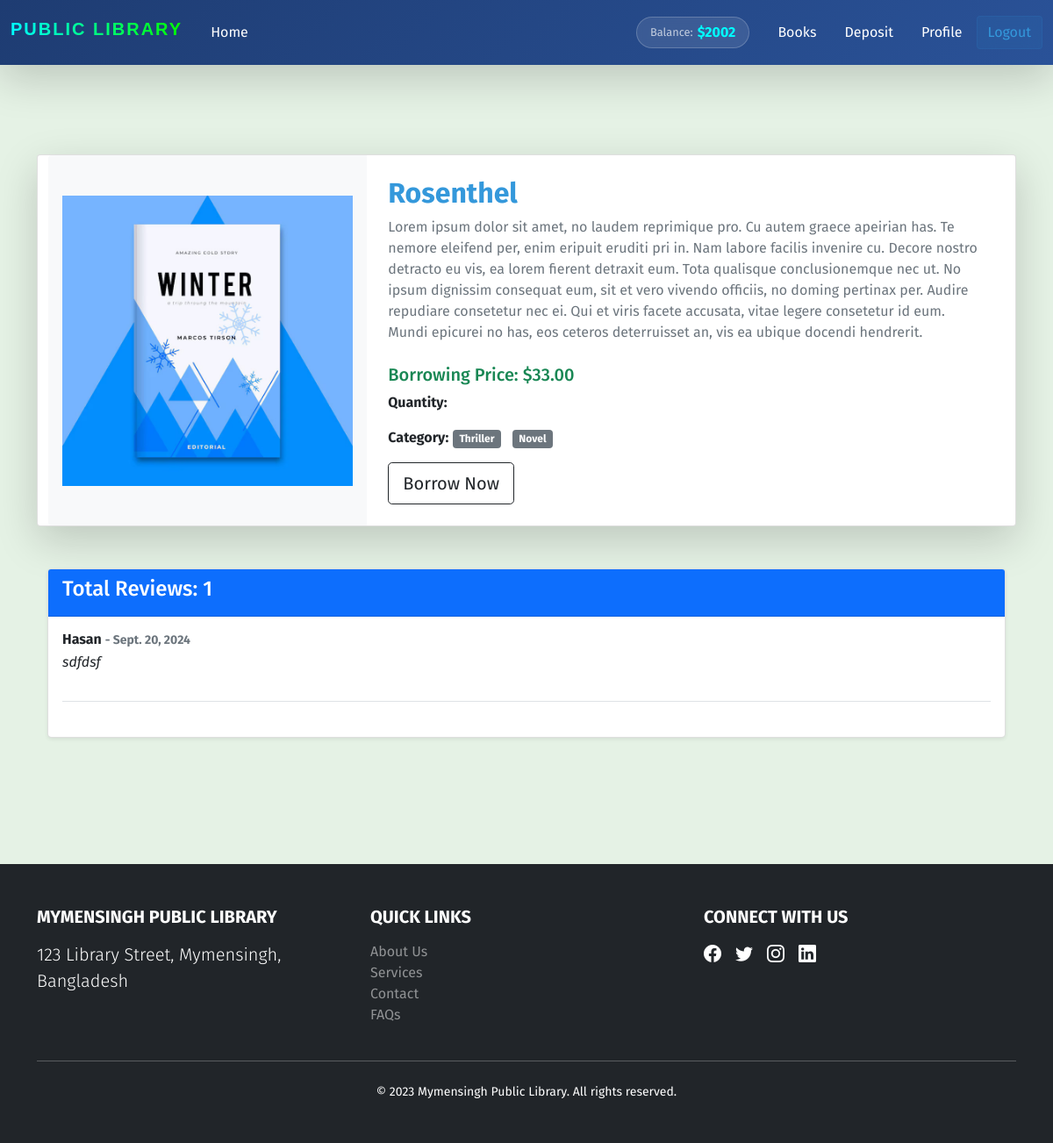
The page /books/2/ (signed in) on the database its author committed.
### wallet/models.py (models this page shows, shortened)
class UserWallet(models.Model):
    user = models.OneToOneField(User, related_name="wallet", on_delete=models.CASCADE)
    balance = models.IntegerField(default=0)
    amount = models.IntegerField(null=True)

### books/models.py (models this page shows, shortened)
class Books(models.Model):
    title = models.CharField(max_length=255)
    description = models.TextField()
    image = models.ImageField(upload_to="book_images/")
    borrowing_price = models.DecimalField(max_digits=10, decimal_places=2)
    category = models.ManyToManyField(BookCategory, related_name="category")

class BookCategory(models.Model):
    category_name = models.CharField(max_length=50)
    slug = models.SlugField(max_length=100, unique=True, null=True, blank=True)

class BookReview(models.Model):
    book = models.ForeignKey(Books, on_delete=models.CASCADE, related_name="review")
    name = models.CharField(max_length=50)
    body = models.TextField()
    createdAt = models.DateField(auto_now_add=True)

### books/views.py (the view, shortened to what this page needs)
# urls.py: path("<int:id>/", BookDetailsView.as_view(), name="book_details"),
class BookDetailsView(LoginRequiredMixin, DetailView):
    model = Books
    pk_url_kwarg = "id"
    template_name = "book.html"
    context_object_name = "book"
    def get_context_data(self, **kwargs):
        context = super().get_context_data(**kwargs)
        book = self.object
        reviews = book.review.all()
        review_form = ReviewForm()
        exists = BorrowBook.objects.filter(
            book=book, borrower=self.request.user
        ).exists()
        context["reviews"] = reviews
        if exists:
            context["review_form"] = review_form
        else:
            context["review_form"] = None
        return context

### books/templates/book.html (shortened to what this page needs)
{% extends "base.html" %} {% block content %} {% load crispy_forms_tags %}
<div class="card my-5 container shadow-lg rounded-4">
  <div class="row g-0">
    <div
      class="col-md-4 d-flex align-items-center justify-content-center bg-light rounded-start"
    >
      <img
        src="{{ book.image.url }}"
        class="img-fluid rounded p-3"
        alt="Book Image"
      />
    </div>
    <div class="col-md-8">
      <div class="card-body p-4">
        <h2 class="card-title text-primary fw-bold">{{ book.title }}</h2>
        <p class="card-text text-muted mb-4">{{ book.description }}</p>
        <h5 class="text-success fw-semibold">
          Borrowing Price: ${{ book.borrowing_price }}
        </h5>
        <p class="card-text"><strong>Quantity:</strong> {{ car.quantity }}</p>
        <div class="mb-3">
          <strong>Category:</strong>
          {% for cat in book.category.all %}
          <span class="badge bg-secondary me-2">{{ cat.category_name }}</span>
          {% endfor %}
        </div>
        {% if user.is_authenticated %}
        <form
          action="{% url 'borrow_book' book.id %}"
          class="d-inline-block"
          method="post"
        >
          <button type="submit" class="btn btn-outline-dark btn-lg">
            Borrow Now
          </button>
        </form>
        {% endif %}
      </div>
    </div>
  </div>
</div>
<div class="container my-5">
  <div class="card shadow-sm rounded-3">
    <div class="card-header bg-primary text-white">
      <h4>Total Reviews: {{ reviews | length }}</h4>
    </div>
    <div class="card-body">
      {% for review in reviews %}
      <div class="mb-4 border-bottom pb-3">
        <h6 class="fw-bold mb-1">
          {{ review.name }}
          <span class="text-muted small">- {{ review.createdAt }}</span>
        </h6>
        <p class="fst-italic">{{ review.body }}</p>
      </div>
      {% endfor %}
    </div>
  </div>
</div>
{% endblock content %}

### core/templates/base.html (shortened to what this page needs)
{% load static %}
<!DOCTYPE html>
<html lang="en">
  <head>
    <link
      href="https://cdn.jsdelivr.net/npm/bootstrap@5.0.2/dist/css/bootstrap.min.css"
      rel="stylesheet"
    />
    <link
      href="https://cdn.jsdelivr.net/npm/bootstrap-icons/font/bootstrap-icons.css"
      rel="stylesheet"
    />
    <link rel="stylesheet" href="{% static 'styles.css' %}" />
    <link
      rel="stylesheet"
      href="https://cdnjs.cloudflare.com/ajax/libs/aos/2.3.4/aos.css"
    />
    <link
      rel="stylesheet"
      href="https://cdn.jsdelivr.net/npm/bootstrap-icons@1.10.5/font/bootstrap-icons.css"
    />
  </head>
  <body style="background: rgba(0, 128, 0, 0.1)">
    <nav
      class="navbar navbar-expand-lg fixed-top navbar-dark py-3 shadow-lg mb-5 futuristic-nav"
    >
      <div class="container-fluid">
        <a
          class="navbar-brand text-white h3 fw-bold me-4"
          href="{% url 'home' %}"
        >
          <span class="futuristic-text">Public Library</span>
        </a>
        <div class="collapse navbar-collapse" id="navbarContent">
          <ul class="navbar-nav me-auto mb-2 mb-lg-0">
            <li class="nav-item">
              <a href="{% url 'home' %}" class="nav-link active futuristic-link"
                >Home</a
              >
            </li>
          </ul>
          <div class="d-flex align-items-center">
            {% if user.is_authenticated %}
            <div class="balance-chip me-3">
              <span class="balance-label">Balance:</span>
              <span class="balance-amount">${{user.wallet.balance}}</span>
            </div>
            <a
              href="{% url 'collection' %}"
              class="nav-link active futuristic-link text-white"
              >Books</a
            >
            <a
              href="{% url 'deposit' %}"
              class="nav-link active futuristic-link text-white"
              >Deposit</a
            >
            <a
              href="{% url 'profile' %}"
              class="nav-link active futuristic-link text-white"
              >Profile</a
            >
            <form
              action="{% url 'logout' %}"
              method="post"
              class="d-inline-block"
            >
              <button
                class="btn btn-outline-light futuristic-btn"
                type="submit"
              >
                Logout
              </button>
            </form>
            {% endif %}
          </div>
        </div>
      </div>
    </nav>
    <div class="container flex justify-content-center align-items-center">
      <div class="py-5">{% block content %} {% endblock %}</div>
    </div>
    <footer class="bg-dark text-white py-5 mt-5">
      <div class="container">
        <div class="row">
          <div class="col-md-4 mb-4 mb-md-0">
            <h5 class="text-uppercase fw-bold mb-3">
              Mymensingh Public Library
            </h5>
            <p class="lead mb-0">123 Library Street, Mymensingh, Bangladesh</p>
          </div>
          <div class="col-md-4 mb-4 mb-md-0">
            <h5 class="text-uppercase fw-bold mb-3">Quick Links</h5>
            <ul class="list-unstyled">
              <li>
                <a
                  href="#"
                  class="text-white-50 text-decoration-none footer-hover-link"
                  >About Us</a
                >
              </li>
              <li>
                <a
                  href="#"
                  class="text-white-50 text-decoration-none footer-hover-link"
                  >Services</a
                >
              </li>
              <li>
                <a
                  href="#"
                  class="text-white-50 text-decoration-none footer-hover-link"
                  >Contact</a
                >
              </li>
              <li>
                <a
                  href="#"
                  class="text-white-50 text-decoration-none footer-hover-link"
                  >FAQs</a
                >
              </li>
            </ul>
          </div>
          <div class="col-md-4">
            <h5 class="text-uppercase fw-bold mb-3">Connect With Us</h5>
            <div class="d-flex">
              <a href="#" class="text-white footer-social-icon me-3"
                ><i class="bi bi-facebook"></i
              ></a>
              <a href="#" class="text-white footer-social-icon me-3"
                ><i class="bi bi-twitter"></i
              ></a>
              <a href="#" class="text-white footer-social-icon me-3"
                ><i class="bi bi-instagram"></i
              ></a>
              <a href="#" class="text-white footer-social-icon"
                ><i class="bi bi-linkedin"></i
              ></a>
            </div>
          </div>
        </div>
        <hr class="my-4" />
        <div class="text-center">
          <p class="small mb-0">
            &copy; 2023 Mymensingh Public Library. All rights reserved.
          </p>
        </div>
      </div>
    </footer>
  </body>
</html>

### core/static/styles.css (style rules this page uses)
body { padding-top: 80px; background-color: #f8f9fa; font-family: "Fira Sans", sans-serif; }
.card { transition: transform 0.3s; }
.futuristic-nav { background: linear-gradient(135deg, #1e3c72 0%, #2a5298 100%); backdrop-filter: blur(10px); -webkit-backdrop-filter: blur(10px); }
.futuristic-text { font-family: "Orbitron", sans-serif; letter-spacing: 2px; text-transform: uppercase; background: linear-gradient(to right, #00ffff, #00ff00); -webkit-background-clip: text; -webkit-text-fill-color: transparent; }
.futuristic-link { position: relative; overflow: hidden; }
.futuristic-link::after { content: ""; position: absolute; bottom: 0; left: 0; width: 100%; height: 2px; background-color: #00ffff; transform: scaleX(0); transition: transform 0.3s ease; }
.futuristic-btn { border: 1px solid rgba(255, 255, 255, 0.2); background-color: rgba(255, 255, 255, 0.1); backdrop-filter: blur(5px); -webkit-backdrop-filter: blur(5px); transition: all 0.3s ease; }
.balance-chip { background: rgba(255, 255, 255, 0.1); border-radius: 20px; padding: 5px 15px; display: flex; align-items: center; backdrop-filter: blur(5px); -webkit-backdrop-filter: blur(5px); border: 1px solid rgba(255, 255, 255, 0.2); }
.balance-label { font-size: 0.8rem; color: rgba(255, 255, 255, 0.7); margin-right: 5px; }
.balance-amount { font-weight: bold; color: #00ffff; }
.futuristic-btn { background: rgba(52, 152, 219, 0.1); backdrop-filter: blur(10px); border: 1px solid rgba(52, 152, 219, 0.1); color: #3498db; }
.text-primary { color: #3498db !important; }
.footer-hover-link { transition: color 0.3s ease, opacity 0.3s ease; }
.footer-social-icon { font-size: 1.25rem; transition: transform 0.3s ease, color 0.3s ease; }

### rows shown on the page
Books: image (picture), title "Rosenthel", description "Lorem ipsum dolor sit amet, no laudem reprimique pro. Cu autem graece apeirian has. Te nemore eleifend per, enim eripuit eruditi pri in. Nam labore facilis invenire cu. Decore nostro detracto eu vis, ea lorem fierent detraxit eum. Tota qualisque conclusionemque nec ut. No ipsum dignissim consequat eum, sit et vero vivendo officiis, no doming pertinax per. Audire repudiare consetetur nec ei. Qui et viris facete accusata, vitae legere consetetur id eum. Mundi epicurei no has, eos ceteros deterruisset an, vis ea ubique docendi hendrerit.", borrowing_price "33.00"
BookCategory: category_name "Thriller"
BookCategory: category_name "Novel"
BookReview: name "Hasan", createdAt "Sept. 20, 2024", body "sdfdsf"

### other values the page prints
{{ user.wallet.balance }} "2002"
{{ reviews | length }} "1"
